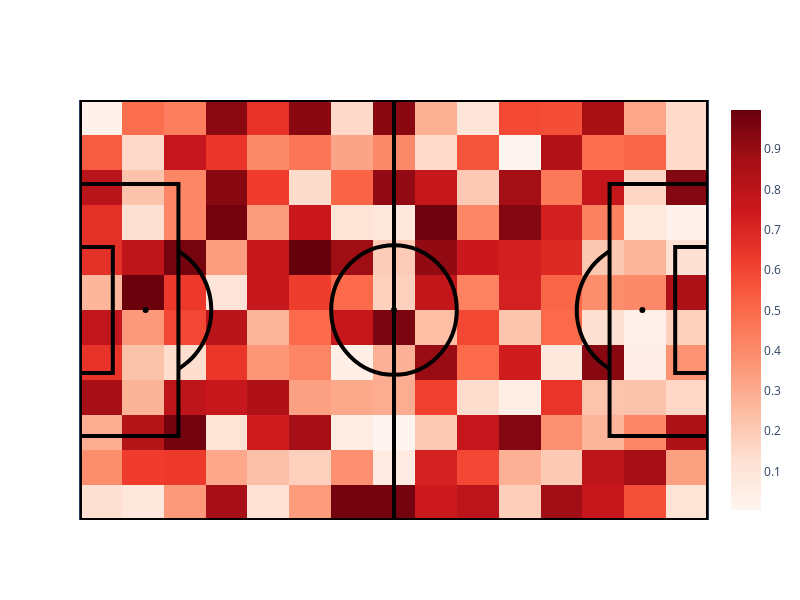

Notebook source saved alongside this figure:
### Markdown cell above
A heatmap can be added as follows:

### Code cell
# define number of grid squares for heatmap data
width_grid = 12
length_grid = 15

data = np.array([
    [random.random() for _ in range(length_grid)]
    for _ in range(width_grid)
])

fig = add_heatmap(fig, data)
fig.show()
